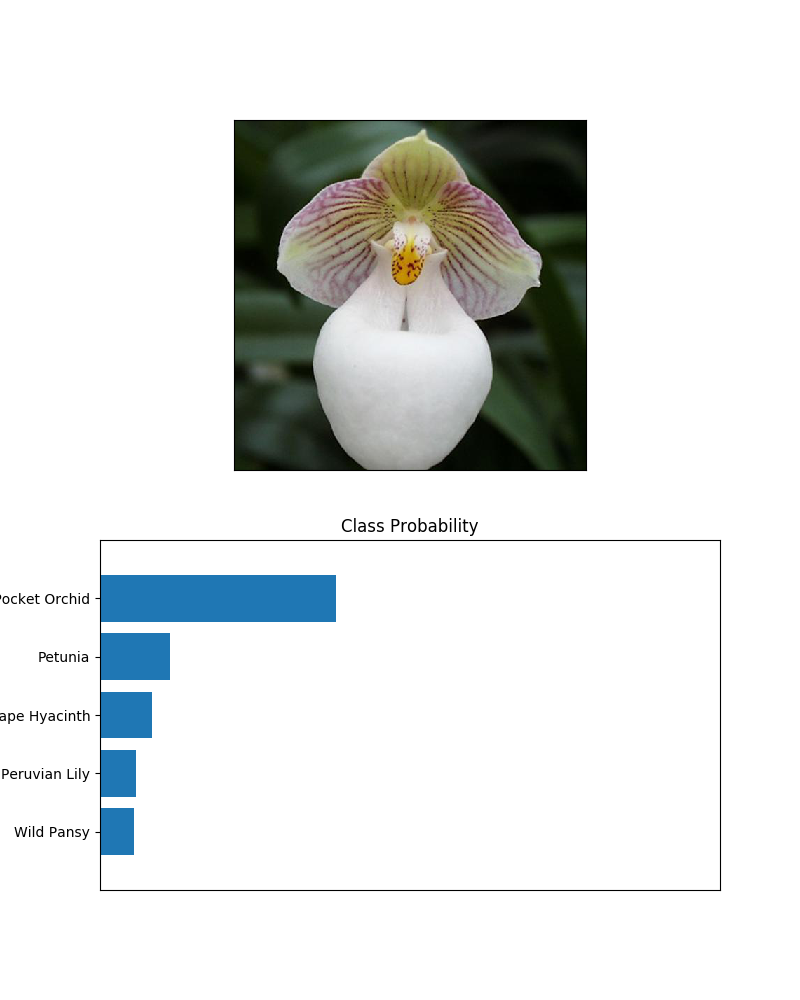

Write Python code to recreate this figure.
import torch
from model import Model
from PIL import Image
import torchvision.transforms.functional as TF
import numpy as np
import matplotlib.pyplot as plt

'''
 functional可以提供了一些更加精细的变换，用于搭建复杂的变换流水线。
 和transforms相反，函数变换的参数不包含随机数种子生成器。这意味着你必须指定所有参数的值，但是你可以自己引入随机数。
'''

device = torch.device("cuda" if torch.cuda.is_available() else "cpu")


def load_checkpoint(checkpoint_path):
    checkpoint = torch.load(checkpoint_path)

    model_name = checkpoint['model_name']
    output_size = checkpoint['output_size']
    hidden_layers = checkpoint['hidden_layers']

    model = Model().creat_network(model_name=model_name, output_size=output_size, hidden_layers=hidden_layers)

    model.load_state_dict(checkpoint['model_state_dict'])
    model.class_to_idx = checkpoint['class_to_idx']
    model.label_to_name = checkpoint['label_to_name']

    return model


def process_image(image):
    normalize_mean = np.array([0.485, 0.456, 0.406])
    normalize_std = np.array([0.229, 0.224, 0.225])

    image = TF.resize(image, 256)

    upper_pixel = (image.height - 244) // 2
    left_pixel = (image.width - 244) // 2
    image = TF.crop(image, upper_pixel, left_pixel, 224, 224)  # 裁剪指定PIL图像(图像，最上侧像素坐标，最左侧像素坐标，要裁剪出的高度，要裁剪出的宽度）
    # 用transforms.CenterCrop(224)不行?
    image = TF.to_tensor(image)  # 将PIL Image或numpy.ndarray转化成张量
    image = TF.normalize(image, normalize_mean, normalize_std)

    return image


def predict(image_path, model, topk=5):
    image = Image.open(image_path)
    image = process_image(image)

    with torch.no_grad():
        model.eval()

        image = image.view(1, 3, 224, 224)
        image = image.to(device)

        prediction = model.forward(image)
        print("pred:{}".format(prediction))

        prediction = torch.exp(prediction)
        print("exp(pred):{}".format(prediction))
        top_ps, top_class = prediction.topk(topk, dim=1)

    return top_ps, top_class


def inference(image, checkpoint_path):
    model = load_checkpoint(checkpoint_path)
    model.to(device)

    probs, classes = predict(image, model)
    print(probs)
    print(classes)

    probs = probs.data.cpu()
    probs = probs.numpy().squeeze()  # 从矩阵shape中，去掉维度为1的
    print("squeeze:{}".format(probs))

    classes = classes.data.cpu()
    classes = classes.numpy().squeeze()
    print("squeeze:{}".format(classes))
    classes = [model.label_to_name[cla].title() for cla in classes]
    print("name:{}".format(classes))

    label = model.class_to_idx[str(30)]
    title = model.label_to_name[label].title()

    fig = plt.figure(figsize=(8, 10))
    ax1 = fig.add_subplot(2, 1, 1, xticks=[], yticks=[])

    image = Image.open(image)
    # image = process_image(image)
    ax1.imshow(image)

    ax2 = fig.add_subplot(2, 1, 2, xticks=[], yticks=[])
    ax2.barh(np.arange(5), probs)
    ax2.set_yticks(np.arange(5))
    ax2.set_yticklabels(classes)
    ax2.set_ylim(-1, 5)
    ax2.invert_yaxis()
    ax2.set_xlim(0, 1.1)
    ax2.set_title('Class Probability')

    fig.savefig("inference.png")


inference('/home/ruwei/MyCode/pytorch/flower_classify/flower_data/valid/2/image_05101.jpg', 'output/checkpoint.pt')

